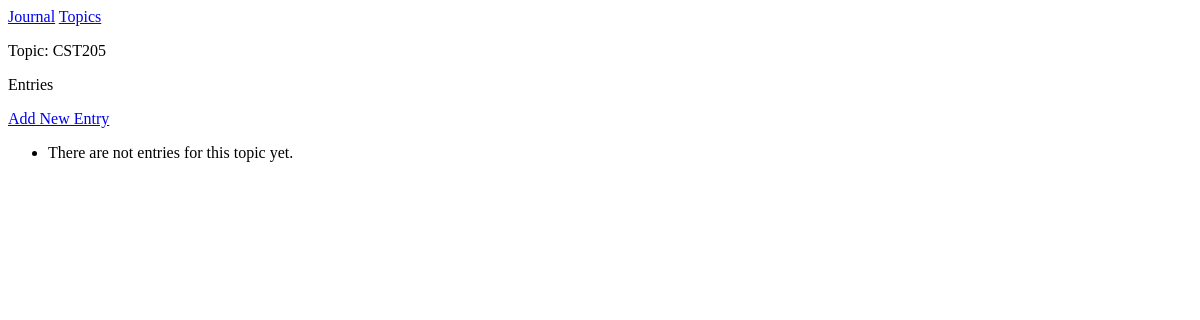
The page /topics/1/ on the database as committed earlier.
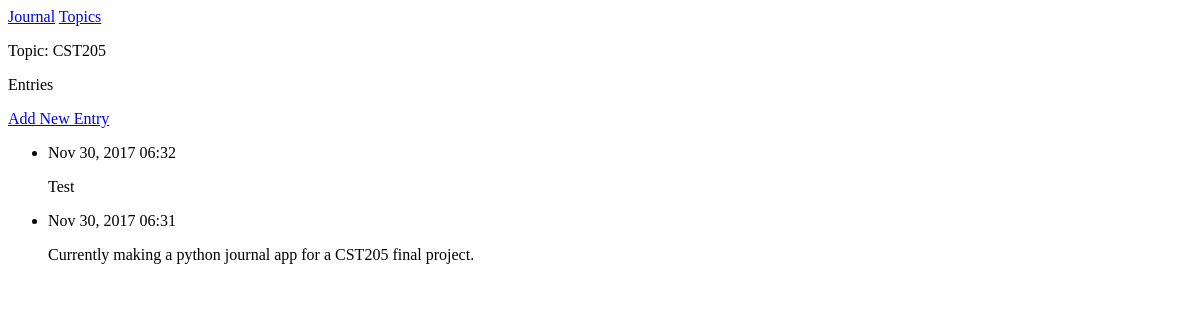
The same page on the database as committed later.
### Journal/models.py (models this page shows, shortened)
class Entry(models.Model):
    topic = models.ForeignKey(Topic)
    text = models.TextField()
    date_added = models.DateTimeField(auto_now=True)
    class Meta:
        verbose_name_plural = 'entries'

### Journal/views.py (the view)
# urls.py: url(r'^topics/(?P<topic_id>\d+)/$', views.topic, name='topic'),
def topic(request, topic_id):
    topic = Topic.objects.get(id=topic_id)
    entries = topic.entry_set.order_by('-date_added')
    context = {'topic':topic, 'entries': entries}
    return render(request, 'topic.html', context)

### Journal/models.py (called while the page is built)
    def __str__(self):
        return self.text

### Journal/templates/topic.html
{% extends "base.html" %}
{% block content %}
    <p>Topic: {{ topic }}</p>
    <p>Entries</p>
    <p>
        <a href="{% url 'Journal:new_entry' topic.id %}">Add New Entry</a>
    </p>
    <ul>
        {% for entry in entries %}
            <li>
                <p>{{ entry.date_added|date:'M d, Y H:i' }}</p>
                <p>{{ entry.text|linebreaks }}</p>
            </li>
        {% empty %}
            <li>
                There are not entries for this topic yet.
            </li>
        {% endfor %}
    </ul>
{% endblock content %}

Rows that differ between the two databases and show on the page:
added Entry: date_added "Nov 30, 2017 06:32", text "Test"
added Entry: date_added "Nov 30, 2017 06:31", text "Currently making a python journal app for a CST205 final project."
Other text that changed with them:
text no longer shown: "There are not entries for this topic yet."
